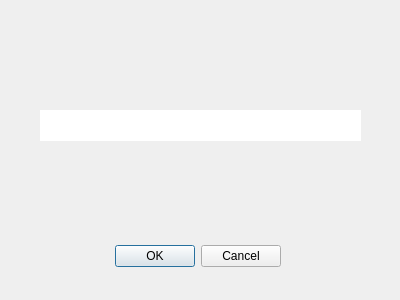
<?xml version="1.0" encoding="UTF-8"?>
<ui version="4.0">
 <class>window_with_prediction</class>
 <widget class="QDialog" name="window_with_prediction">
  <property name="geometry">
   <rect>
    <x>0</x>
    <y>0</y>
    <width>400</width>
    <height>300</height>
   </rect>
  </property>
  <property name="windowTitle">
   <string>Yours prediction...</string>
  </property>
  <widget class="QDialogButtonBox" name="buttonBox">
   <property name="geometry">
    <rect>
     <x>110</x>
     <y>240</y>
     <width>171</width>
     <height>32</height>
    </rect>
   </property>
   <property name="orientation">
    <enum>Qt::Horizontal</enum>
   </property>
   <property name="standardButtons">
    <set>QDialogButtonBox::Cancel|QDialogButtonBox::Ok</set>
   </property>
  </widget>
  <widget class="QLabel" name="label">
   <property name="geometry">
    <rect>
     <x>40</x>
     <y>110</y>
     <width>321</width>
     <height>31</height>
    </rect>
   </property>
   <property name="styleSheet">
    <string notr="true"> text-align: center;
background-color: rgb(255, 255, 255);
font: 16pt &quot;Segoe Script&quot;;</string>
   </property>
   <property name="text">
    <string/>
   </property>
  </widget>
 </widget>
 <resources/>
 <connections>
  <connection>
   <sender>buttonBox</sender>
   <signal>accepted()</signal>
   <receiver>window_with_prediction</receiver>
   <slot>accept()</slot>
   <hints>
    <hint type="sourcelabel">
     <x>248</x>
     <y>254</y>
    </hint>
    <hint type="destinationlabel">
     <x>157</x>
     <y>274</y>
    </hint>
   </hints>
  </connection>
  <connection>
   <sender>buttonBox</sender>
   <signal>rejected()</signal>
   <receiver>window_with_prediction</receiver>
   <slot>reject()</slot>
   <hints>
    <hint type="sourcelabel">
     <x>316</x>
     <y>260</y>
    </hint>
    <hint type="destinationlabel">
     <x>286</x>
     <y>274</y>
    </hint>
   </hints>
  </connection>
 </connections>
</ui>
